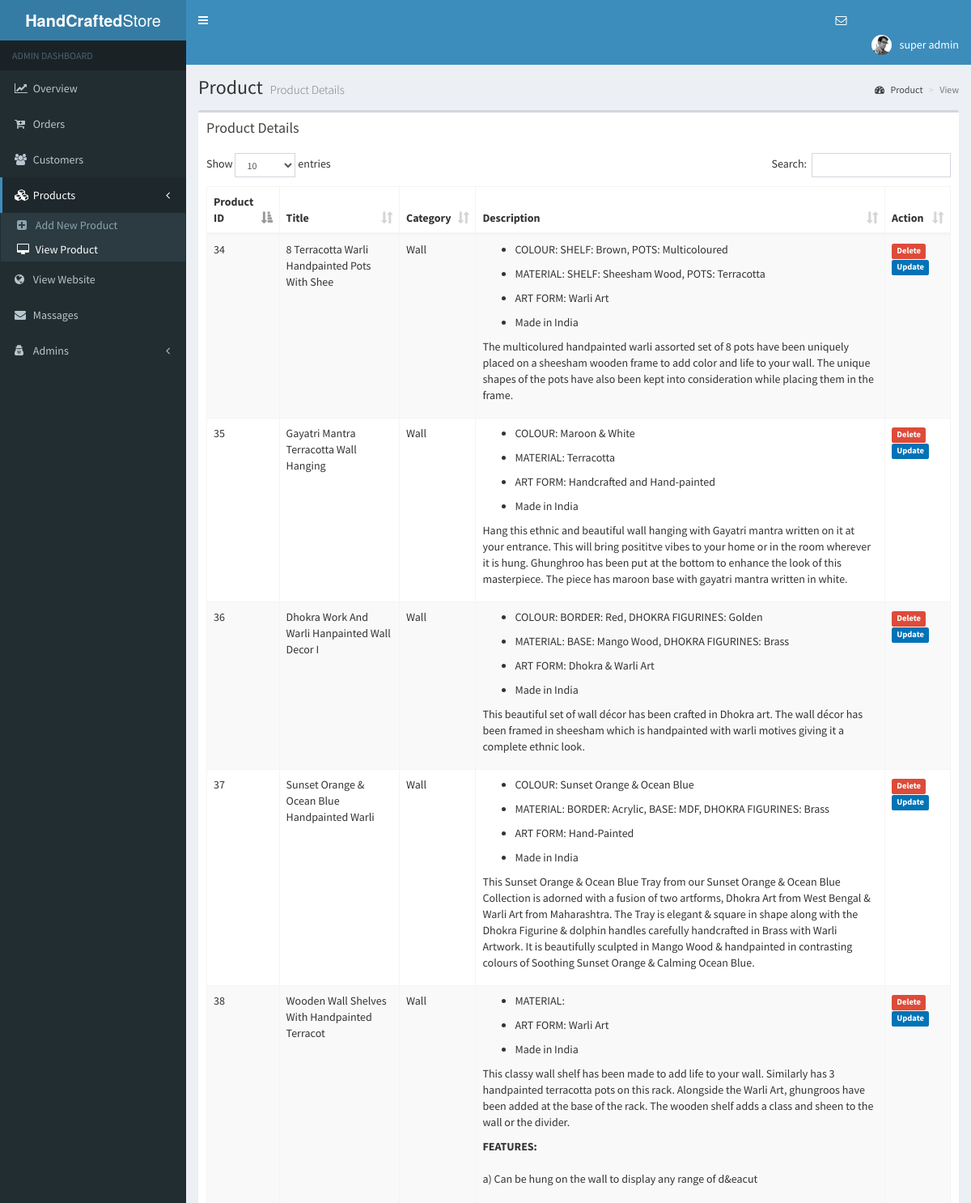
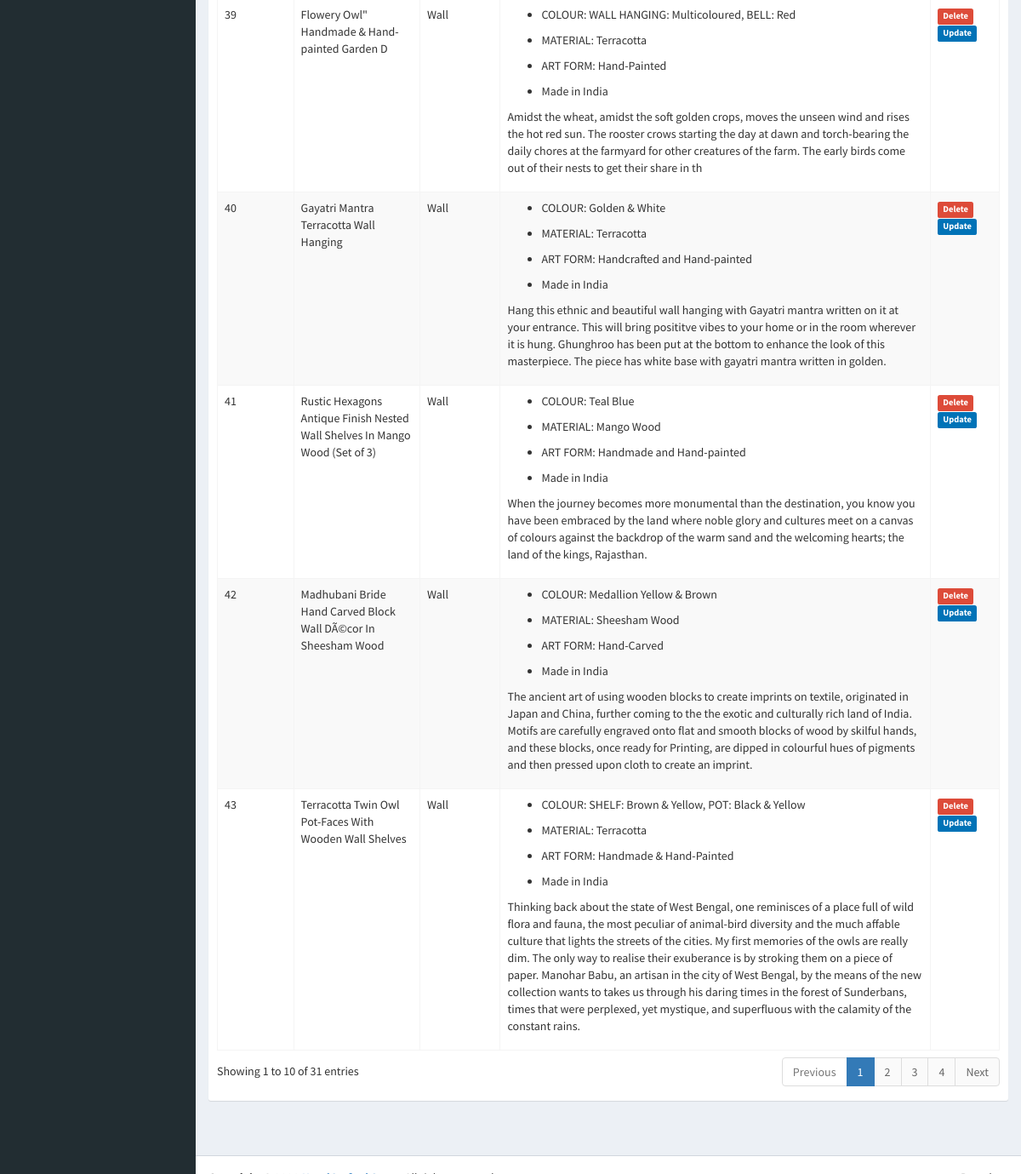
Page /admin/viewproduct.php (signed in) on the committed database (2 pictures, top to bottom).
### tables this page shows
CREATE TABLE `product` (
  `idProduct` int(11) NOT NULL,
  `title` text,
  `category` varchar(45) DEFAULT NULL,
  `color` varchar(45) DEFAULT NULL,
  `description` longtext,
  `price` varchar(45) DEFAULT NULL,
  `size` varchar(45) DEFAULT NULL,
  `Brand_idBrand` int(11) NOT NULL,
  `ava` int(1) NOT NULL DEFAULT '1'
);

### admin/viewproduct.php (the view, shortened to what this page needs)
<?php
include_once 'database.php';
?>
<!DOCTYPE html>
<html>
<head>
  <link rel="stylesheet" href="bower_components/bootstrap/dist/css/bootstrap.min.css">
  <link rel="stylesheet" href="bower_components/font-awesome/css/font-awesome.min.css">
  <link rel="stylesheet" href="bower_components/Ionicons/css/ionicons.min.css">
  <link rel="stylesheet" href="bower_components/datatables.net-bs/css/dataTables.bootstrap.min.css">
  <link rel="stylesheet" href="dist/css/AdminLTE.min.css">
  <link rel="stylesheet" href="dist/css/skins/skin-blue.min.css">
</head>
<body class="hold-transition skin-blue sidebar-mini">
<div class="wrapper">
 <?php include_once 'header.php'; ?>
<?php include_once 'sidebar.php'; ?>
  <div class="content-wrapper">
    <section class="content-header">
      <h1>
        Product
        <small>Product Details</small>
      </h1>
      <ol class="breadcrumb">
        <li><a href="#"><i class="fa fa-dashboard"></i> Product</a></li>
        <li class="active">View</li>
      </ol>
    </section>
    <section class="content">
       <div class="row">
        <div class="col-xs-12">
          <div class="box">
            <div class="box-header">
              <h3 class="box-title">Product Details</h3>
            </div>
            <div class="box-body">
              <table id="example1" class="table table-bordered table-striped">
                <thead>
                <tr>
                  <th>Product ID</th>
                  <th>Title</th>
                  <th>Category</th>
                  <th>Description</th>
                  <th>Action</th>
                </tr>
                </thead>
                <tbody>
                  <?php
                  $sql = "SELECT * FROM product where ava=1";
                  $result = $conn->query($sql);
                  if ($result->num_rows > 0) {
                     while($row = $result->fetch_assoc()) {
                      echo "<tr><td> " . $row["idProduct"]. " </td><td> " . $row["title"]. " </td><td> " . $row["category"]. "</td><td>" . $row["description"]. "</td><td>
                      <a href='viewproduct.php?del=". $row["idProduct"]."'><small class='label  bg-red'>Delete</small></a>
                      <a href='updateproduct.php?update=". $row["idProduct"]."'><small class='label  bg-blue'>Update</small></a>
                      </td></tr>";
                                  }
                      }
                  ?>
                </tbody>
              </table>
            </div>
          </div>
        </div>
      </div>
    </section>
  </div>
   <?php
    include_once('footer.php');
  ?>
</div>
</body>
</html>

### admin/header.php (shortened to what this page needs)
<header class="main-header">
  <a href="./overview.php" class="logo">
    <span class="logo-lg"><b>HandCrafted</b>Store</span>
  </a>
  <nav class="navbar navbar-static-top" role="navigation">
    <a href="#" class="sidebar-toggle" data-toggle="push-menu" role="button">
    </a>
    <div class="navbar-custom-menu">
      <ul class="nav navbar-nav">
        <li class="dropdown messages-menu">
          <a href="#" class="dropdown-toggle" data-toggle="dropdown">
            <i class="fa fa-envelope-o"></i>
        <li class="dropdown user user-menu">
          <a href="#" class="dropdown-toggle" data-toggle="dropdown">
            <img src="dist/img/user2-160x160.jpg" class="user-image" alt="User Image">
            <span class="hidden-xs"><?php echo $_SESSION['admin']; ?></span>
          </a>
        </li>
      </ul>
    </div>
  </nav>
</header>

### admin/sidebar.php (shortened to what this page needs)
<aside class="main-sidebar">
    <section class="sidebar">
      <ul class="sidebar-menu" data-widget="tree">
        <li class="header">ADMIN DASHBOARD</li>
        <li id="overview"><a href="overview.php"><i class="fa fa-line-chart"></i> <span>Overview</span> </a></li>
        <li id="orders"><a href="order.php"><i class="fa fa-cart-plus"></i> <span>Orders</span>
        </a> </li>
        <li id="customers"><a href="customer.php"><i class="fa fa-users"></i> <span>Customers</span> </a></li>
        <li id="product" class="treeview ">
          <a  class=""><i class="fa fa-cubes"></i> <span>Products</span>
            <span class="pull-right-container">
                <i class="fa fa-angle-left pull-right"></i>
              </span>
          </a>
          <ul class="treeview-menu">
            <li id="newproduct"><a href="newproduct.php"><i class="fa fa-plus-square"></i> <span>Add New Product</span></a></li>
            <li id="viewproduct"><a href="viewproduct.php"><i class="fa fa-desktop"></i> <span>View Product</span></a></li>
          </ul>
        </li>
        <li id="newarival"><a href="../"><i class="fa  fa-globe"></i> <span>View Website</span> </a></li>
        <li id="massage"><a href="./massage.php"><i class="fa fa-envelope"></i> <span>Massages</span>
 </a></li>
        <li id="ad" class="treeview ">
          <a class="" ><i class="fa fa-user-secret"></i> <span>Admins</span>
            <span class="pull-right-container">
                <i class="fa fa-angle-left pull-right"></i>
              </span>
          </a>
        </li>
      </ul>
    </section>
  </aside>

### admin/footer.php (shortened to what this page needs)
<footer class="main-footer">
    <div class="pull-right hidden-xs">
    </div>
    <strong>Copyright &copy; 2022 <a href="../" style="color:#428bca">HandCrafted Store</a>.</strong> All rights reserved.
  </footer>

### rows in the picture
product: idProduct "34", title "8 Terracotta Warli Handpainted Pots With Shee", category "Wall", description "COLOUR: SHELF: Brown, POTS: Multicoloured MATERIAL: SHELF: Sheesham Wood, POTS: Terracotta ART FORM: Warli Art Made in India The multicolured handpainted warli assorted set of 8 pots have been uniquely placed on a sheesham wooden frame to add color and life to your wall. The unique shapes of the pots have also been kept into consideration while placing them in the frame."
product: idProduct "35", title "Gayatri Mantra Terracotta Wall Hanging", category "Wall", description "COLOUR: Maroon & White MATERIAL: Terracotta ART FORM: Handcrafted and Hand-painted Made in India Hang this ethnic and beautiful wall hanging with Gayatri mantra written on it at your entrance. This will bring posititve vibes to your home or in the room wherever it is hung. Ghunghroo has been put at the bottom to enhance the look of this masterpiece. The piece has maroon base with gayatri mantra written in white."
product: idProduct "36", title "Dhokra Work And Warli Hanpainted Wall Decor I", category "Wall", description "COLOUR: BORDER: Red, DHOKRA FIGURINES: Golden MATERIAL: BASE: Mango Wood, DHOKRA FIGURINES: Brass ART FORM: Dhokra & Warli Art Made in India This beautiful set of wall décor has been crafted in Dhokra art. The wall décor has been framed in sheesham which is handpainted with warli motives giving it a complete ethnic look."
product: idProduct "37", title "Sunset Orange & Ocean Blue Handpainted Warli", category "Wall", description "COLOUR: Sunset Orange & Ocean Blue MATERIAL: BORDER: Acrylic, BASE: MDF, DHOKRA FIGURINES: Brass ART FORM: Hand-Painted Made in India This Sunset Orange & Ocean Blue Tray from our Sunset Orange & Ocean Blue Collection is adorned with a fusion of two artforms, Dhokra Art from West Bengal & Warli Art from Maharashtra. The Tray is elegant & square in shape along with the Dhokra Figurine & dolphin handles carefully handcrafted in Brass with Warli Artwork. It is beautifully sculpted in Mango Wood & handpainted in contrasting colours of Soothing Sunset Orange & Calming Ocean Blue."
product: idProduct "38", title "Wooden Wall Shelves With Handpainted Terracot", category "Wall", description "MATERIAL: ART FORM: Warli Art Made in India This classy wall shelf has been made to add life to your wall. Similarly has 3 handpainted terracotta pots on this rack. Alongside the Warli Art, ghungroos have been added at the base of the rack. The wooden shelf adds a class and sheen to the wall or the divider. FEATURES: a) Can be hung on the wall to display any range of d&eacut"
product: idProduct "39", title "Flowery Owl\" Handmade & Hand-painted Garden D", category "Wall", description "COLOUR: WALL HANGING: Multicoloured, BELL: Red MATERIAL: Terracotta ART FORM: Hand-Painted Made in India Amidst the wheat, amidst the soft golden crops, moves the unseen wind and rises the hot red sun. The rooster crows starting the day at dawn and torch-bearing the daily chores at the farmyard for other creatures of the farm. The early birds come out of their nests to get their share in th"
product: idProduct "40", title "Gayatri Mantra Terracotta Wall Hanging", category "Wall", description "COLOUR: Golden & White MATERIAL: Terracotta ART FORM: Handcrafted and Hand-painted Made in India Hang this ethnic and beautiful wall hanging with Gayatri mantra written on it at your entrance. This will bring posititve vibes to your home or in the room wherever it is hung. Ghunghroo has been put at the bottom to enhance the look of this masterpiece. The piece has white base with gayatri mantra written in golden."
product: idProduct "41", title "Rustic Hexagons Antique Finish Nested Wall Shelves In Mango Wood (Set of 3)", category "Wall", description "COLOUR: Teal Blue MATERIAL: Mango Wood ART FORM: Handmade and Hand-painted Made in India When the journey becomes more monumental than the destination, you know you have been embraced by the land where noble glory and cultures meet on a canvas of colours against the backdrop of the warm sand and the welcoming hearts; the land of the kings, Rajasthan."
product: idProduct "42", title "Madhubani Bride Hand Carved Block Wall DÃ©cor In Sheesham Wood", category "Wall", description "COLOUR: Medallion Yellow & Brown MATERIAL: Sheesham Wood ART FORM: Hand-Carved Made in India The ancient art of using wooden blocks to create imprints on textile, originated in Japan and China, further coming to the the exotic and culturally rich land of India. Motifs are carefully engraved onto flat and smooth blocks of wood by skilful hands, and these blocks, once ready for Printing, are dipped in colourful hues of pigments and then pressed upon cloth to create an imprint."
product: idProduct "43", title "Terracotta Twin Owl Pot-Faces With Wooden Wall Shelves", category "Wall", description "COLOUR: SHELF: Brown & Yellow, POT: Black & Yellow MATERIAL: Terracotta ART FORM: Handmade & Hand-Painted Made in India Thinking back about the state of West Bengal, one reminisces of a place full of wild flora and fauna, the most peculiar of animal-bird diversity and the much affable culture that lights the streets of the cities. My first memories of the owls are really dim. The only way to realise their exuberance is by stroking them on a piece of paper. Manohar Babu, an artisan in the city of West Bengal, by the means of the new collection wants to takes us through his daring times in the forest of Sunderbans, times that were perplexed, yet mystique, and superfluous with the calamity of…"

### other values in the picture
$_SESSION['admin'] "super admin"
